Frame 1 (no input): blank canvas, image omitted
Frame 60 (no input): blank canvas, image omitted
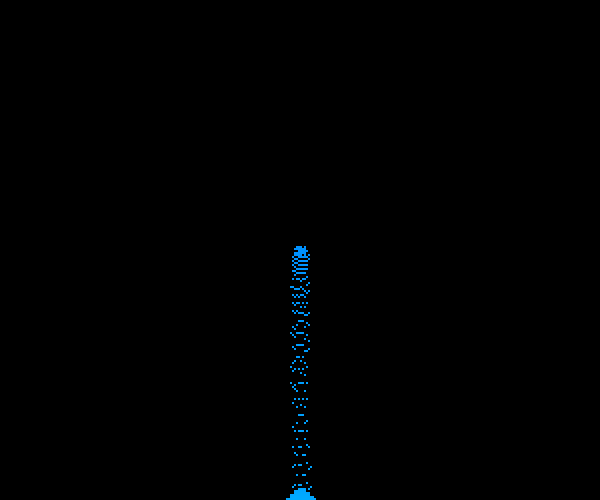
Frame 120 (the mouse pressed at the canvas centre since frame 60)

The p5.js sketch whose frames 1 and 60 were blank and that drew this single picture after the mouse press (run headless with seeded random() and noise() and a simulated clock; from frame 60 on, the mouse is pressed at the canvas centre):

// p5.js sketch
// ── sketch.js
function make2DArray(cols, rows) {
  let arr = new Array(cols);
  for (let i = 0; i < arr.length; i++) {
    arr[i] = new Array(rows);
    // Fill the array with 0s
    for (let j = 0; j < arr[i].length; j++) {
      arr[i][j] = 0;
    }
  }
  return arr;
}

let grid;
let velocityGrid;

let w = 2;
let cols, rows;
let hueValue = 200;

let gravity = 0.1;

function withinCols(i) {
  return i >= 0 && i <= cols - 1;
}

function withinRows(j) {
  return j >= 0 && j <= rows - 1;
}

function setup() {
  createCanvas(600, 500);
  colorMode(HSB, 360, 255, 255);
  cols = width / w;
  rows = height / w;
  grid = make2DArray(cols, rows);
  velocityGrid = make2DArray(cols, rows, 1);
}

function mouseDragged() {}

function draw() {
  background(0);

  if (mouseIsPressed) {
    let mouseCol = floor(mouseX / w);
    let mouseRow = floor(mouseY / w);

    // Randomly add an area of sand particles
    let matrix = 5;
    let extent = floor(matrix / 2);
    for (let i = -extent; i <= extent; i++) {
      for (let j = -extent; j <= extent; j++) {
        if (random(1) < 0.75) {
          let col = mouseCol + i;
          let row = mouseRow + j;
          if (withinCols(col) && withinRows(row)) {
            grid[col][row] = hueValue;
            velocityGrid[col][row] = 1;
          }
        }
      }
    }
 hueValue += 0.1;
if (hueValue > 360) {
  hueValue = 0.1;
}}

  //frameRate(1);

  // Draw the sand
  for (let i = 0; i < cols; i++) {
    for (let j = 0; j < rows; j++) {
      noStroke();
      if (grid[i][j] > 0) {
        fill(grid[i][j], 255, 255);
        let x = i * w;
        let y = j * w;
        square(x, y, w);
      }
    }
  }

  // Create a 2D array for the next frame of animation
  let nextGrid = make2DArray(cols, rows);
  let nextVelocityGrid = make2DArray(cols, rows);

  // Check every cell
  for (let i = 0; i < cols; i++) {
    for (let j = 0; j < rows; j++) {
      // What is the state?
      let state = grid[i][j];
      let velocity = velocityGrid[i][j];
      let moved = false;
      if (state > 0) {
        let newPos = int(j + velocity);
        for (let y = newPos; y > j; y--) {
          let below = grid[i][y];
          let dir = 1;
          if (random(1) < 0.5) {
            dir *= -1;
          }
          let belowA = -1;
          let belowB = -1;
          if (withinCols(i + dir)) belowA = grid[i + dir][y];
          if (withinCols(i - dir)) belowB = grid[i - dir][y];

          if (below === 0) {
            nextGrid[i][y] = state;
            nextVelocityGrid[i][y] = velocity + gravity;
            moved = true;
            break;
          } else if (belowA === 0) {
            nextGrid[i + dir][y] = state;
            nextVelocityGrid[i + dir][y] = velocity + gravity;
            moved = true;
            break;
          } else if (belowB === 0) {
            nextGrid[i - dir][y] = state;
            nextVelocityGrid[i - dir][y] = velocity + gravity;
            moved = true;
            break;
          }
        }
      }

      if (state > 0 && !moved) {
        nextGrid[i][j] = grid[i][j];
        nextVelocityGrid[i][j] = velocityGrid[i][j] + gravity;
      }
    }
  }
  grid = nextGrid;
  velocityGrid = nextVelocityGrid;
}

// ── style.css
html, body {
  margin: 0;
  padding: 0;
}
canvas {
  display: block;
}
.sketch-div {
  position: relative;
  width: 100vw;
  height: 100vh;
  overflow: hidden;
}
canvas {
  display: block;
}
